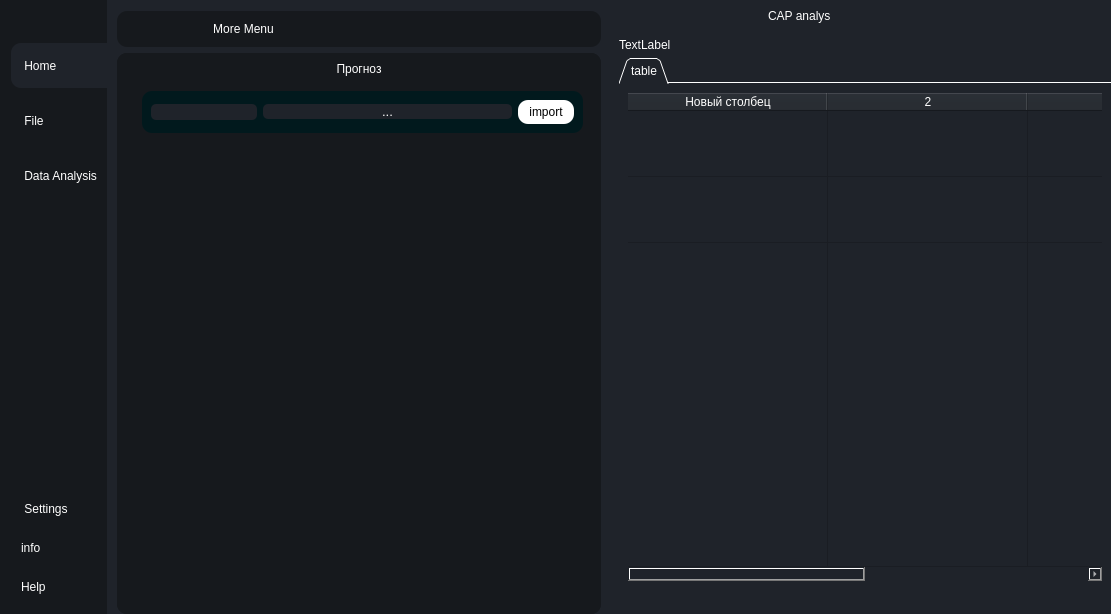
<?xml version="1.0" encoding="UTF-8"?>
<ui version="4.0">
 <class>MainWindow</class>
 <widget class="QMainWindow" name="MainWindow">
  <property name="geometry">
   <rect>
    <x>0</x>
    <y>0</y>
    <width>1111</width>
    <height>614</height>
   </rect>
  </property>
  <property name="windowTitle">
   <string>MainWindow</string>
  </property>
  <property name="styleSheet">
   <string notr="true">*{
	border:none;
	background-color:transparent;
	background:transparent;

	padding:0;
	margin:0;
	color:#fff;
}
#centralwidget{
	background-color: rgb(31, 35, 42);
}

#left_sub_menu_container{
	background-color: rgb(22, 25, 29);
}
#left_sub_menu_container QPushButton{
	text-align:left;
	padding:2px 10px;
	border-top-left-radius:10px;
	border-bottom-left-radius:10px;
}
#frame_5{
	background-color: rgb(22, 25, 29);
	border-radius:10px
}
</string>
  </property>
  <widget class="QWidget" name="centralwidget">
   <layout class="QHBoxLayout" name="e">
    <property name="spacing">
     <number>10</number>
    </property>
    <property name="leftMargin">
     <number>0</number>
    </property>
    <property name="topMargin">
     <number>0</number>
    </property>
    <property name="rightMargin">
     <number>0</number>
    </property>
    <property name="bottomMargin">
     <number>0</number>
    </property>
    <item>
     <widget class="QWidget" name="left_menu_container" native="true">
      <property name="layoutDirection">
       <enum>Qt::LeftToRight</enum>
      </property>
      <layout class="QVBoxLayout" name="verticalLayout">
       <property name="spacing">
        <number>0</number>
       </property>
       <property name="leftMargin">
        <number>0</number>
       </property>
       <property name="topMargin">
        <number>0</number>
       </property>
       <property name="rightMargin">
        <number>0</number>
       </property>
       <property name="bottomMargin">
        <number>0</number>
       </property>
       <item>
        <widget class="QWidget" name="left_sub_menu_container" native="true">
         <layout class="QVBoxLayout" name="verticalLayout_2">
          <property name="spacing">
           <number>0</number>
          </property>
          <property name="leftMargin">
           <number>11</number>
          </property>
          <property name="topMargin">
           <number>0</number>
          </property>
          <property name="rightMargin">
           <number>0</number>
          </property>
          <property name="bottomMargin">
           <number>0</number>
          </property>
          <item>
           <widget class="QFrame" name="frame_open">
            <property name="frameShape">
             <enum>QFrame::StyledPanel</enum>
            </property>
            <property name="frameShadow">
             <enum>QFrame::Raised</enum>
            </property>
            <layout class="QVBoxLayout" name="verticalLayout_3">
             <property name="spacing">
              <number>0</number>
             </property>
             <property name="leftMargin">
              <number>0</number>
             </property>
             <property name="topMargin">
              <number>5</number>
             </property>
             <item>
              <widget class="QPushButton" name="butt_open_menu">
               <property name="font">
                <font>
                 <family>Microsoft Sans Serif</family>
                 <weight>75</weight>
                 <bold>true</bold>
                </font>
               </property>
               <property name="text">
                <string/>
               </property>
               <property name="icon">
                <iconset resource="resourses.qrc">
                 <normaloff>:/icons/icons/align-justify.svg</normaloff>:/icons/icons/align-justify.svg</iconset>
               </property>
               <property name="iconSize">
                <size>
                 <width>28</width>
                 <height>28</height>
                </size>
               </property>
              </widget>
             </item>
            </layout>
           </widget>
          </item>
          <item>
           <widget class="QFrame" name="frame_home">
            <property name="minimumSize">
             <size>
              <width>0</width>
              <height>0</height>
             </size>
            </property>
            <property name="font">
             <font>
              <pointsize>6</pointsize>
             </font>
            </property>
            <property name="frameShape">
             <enum>QFrame::StyledPanel</enum>
            </property>
            <property name="frameShadow">
             <enum>QFrame::Raised</enum>
            </property>
            <property name="lineWidth">
             <number>2</number>
            </property>
            <layout class="QVBoxLayout" name="verticalLayout_5" stretch="0,0,0">
             <property name="spacing">
              <number>10</number>
             </property>
             <property name="sizeConstraint">
              <enum>QLayout::SetDefaultConstraint</enum>
             </property>
             <property name="leftMargin">
              <number>0</number>
             </property>
             <property name="topMargin">
              <number>11</number>
             </property>
             <property name="rightMargin">
              <number>0</number>
             </property>
             <property name="bottomMargin">
              <number>0</number>
             </property>
             <item>
              <widget class="QPushButton" name="butt_home">
               <property name="sizePolicy">
                <sizepolicy hsizetype="Minimum" vsizetype="Fixed">
                 <horstretch>0</horstretch>
                 <verstretch>40</verstretch>
                </sizepolicy>
               </property>
               <property name="minimumSize">
                <size>
                 <width>0</width>
                 <height>45</height>
                </size>
               </property>
               <property name="maximumSize">
                <size>
                 <width>16777215</width>
                 <height>16777215</height>
                </size>
               </property>
               <property name="styleSheet">
                <string notr="true">background-color: rgb(31, 35, 42);</string>
               </property>
               <property name="text">
                <string> Home</string>
               </property>
               <property name="icon">
                <iconset resource="resourses.qrc">
                 <normaloff>:/icons/icons/home.svg</normaloff>:/icons/icons/home.svg</iconset>
               </property>
               <property name="iconSize">
                <size>
                 <width>25</width>
                 <height>25</height>
                </size>
               </property>
              </widget>
             </item>
             <item>
              <widget class="QPushButton" name="butt_file">
               <property name="minimumSize">
                <size>
                 <width>0</width>
                 <height>45</height>
                </size>
               </property>
               <property name="text">
                <string> File</string>
               </property>
               <property name="icon">
                <iconset resource="resourses.qrc">
                 <normaloff>:/icons/icons/download.svg</normaloff>:/icons/icons/download.svg</iconset>
               </property>
               <property name="iconSize">
                <size>
                 <width>25</width>
                 <height>25</height>
                </size>
               </property>
              </widget>
             </item>
             <item>
              <widget class="QPushButton" name="butt_analyse">
               <property name="minimumSize">
                <size>
                 <width>0</width>
                 <height>45</height>
                </size>
               </property>
               <property name="text">
                <string> Data Analysis</string>
               </property>
               <property name="icon">
                <iconset resource="resourses.qrc">
                 <normaloff>:/icons/icons/menu.svg</normaloff>:/icons/icons/menu.svg</iconset>
               </property>
               <property name="iconSize">
                <size>
                 <width>25</width>
                 <height>25</height>
                </size>
               </property>
              </widget>
             </item>
            </layout>
           </widget>
          </item>
          <item>
           <spacer name="verticalSpacer">
            <property name="orientation">
             <enum>Qt::Vertical</enum>
            </property>
            <property name="sizeHint" stdset="0">
             <size>
              <width>20</width>
              <height>40</height>
             </size>
            </property>
           </spacer>
          </item>
          <item>
           <widget class="QFrame" name="frame_help">
            <property name="frameShape">
             <enum>QFrame::StyledPanel</enum>
            </property>
            <property name="frameShadow">
             <enum>QFrame::Raised</enum>
            </property>
            <layout class="QVBoxLayout" name="verticalLayout_4">
             <property name="spacing">
              <number>4</number>
             </property>
             <property name="leftMargin">
              <number>0</number>
             </property>
             <property name="topMargin">
              <number>10</number>
             </property>
             <property name="rightMargin">
              <number>0</number>
             </property>
             <property name="bottomMargin">
              <number>10</number>
             </property>
             <item>
              <widget class="QPushButton" name="butt_setting">
               <property name="minimumSize">
                <size>
                 <width>0</width>
                 <height>35</height>
                </size>
               </property>
               <property name="text">
                <string> Settings</string>
               </property>
               <property name="icon">
                <iconset resource="resourses.qrc">
                 <normaloff>:/icons/icons/settings.svg</normaloff>:/icons/icons/settings.svg</iconset>
               </property>
               <property name="iconSize">
                <size>
                 <width>25</width>
                 <height>25</height>
                </size>
               </property>
              </widget>
             </item>
             <item>
              <widget class="QPushButton" name="butt_info">
               <property name="minimumSize">
                <size>
                 <width>0</width>
                 <height>35</height>
                </size>
               </property>
               <property name="text">
                <string>info</string>
               </property>
               <property name="icon">
                <iconset resource="resourses.qrc">
                 <normaloff>:/icons/icons/info.svg</normaloff>:/icons/icons/info.svg</iconset>
               </property>
               <property name="iconSize">
                <size>
                 <width>25</width>
                 <height>25</height>
                </size>
               </property>
              </widget>
             </item>
             <item>
              <widget class="QPushButton" name="butt_help">
               <property name="minimumSize">
                <size>
                 <width>0</width>
                 <height>35</height>
                </size>
               </property>
               <property name="text">
                <string>Help</string>
               </property>
               <property name="icon">
                <iconset resource="resourses.qrc">
                 <normaloff>:/icons/icons/help-circle.svg</normaloff>:/icons/icons/help-circle.svg</iconset>
               </property>
               <property name="iconSize">
                <size>
                 <width>25</width>
                 <height>25</height>
                </size>
               </property>
              </widget>
             </item>
            </layout>
           </widget>
          </item>
         </layout>
        </widget>
       </item>
      </layout>
     </widget>
    </item>
    <item>
     <widget class="QWidget" name="widget" native="true">
      <property name="minimumSize">
       <size>
        <width>200</width>
        <height>0</height>
       </size>
      </property>
      <layout class="QVBoxLayout" name="verticalLayout_6">
       <property name="spacing">
        <number>6</number>
       </property>
       <property name="leftMargin">
        <number>0</number>
       </property>
       <property name="topMargin">
        <number>11</number>
       </property>
       <property name="rightMargin">
        <number>8</number>
       </property>
       <property name="bottomMargin">
        <number>0</number>
       </property>
       <item alignment="Qt::AlignTop">
        <widget class="QFrame" name="frame_5">
         <property name="minimumSize">
          <size>
           <width>0</width>
           <height>0</height>
          </size>
         </property>
         <property name="maximumSize">
          <size>
           <width>16777215</width>
           <height>16777215</height>
          </size>
         </property>
         <property name="frameShape">
          <enum>QFrame::StyledPanel</enum>
         </property>
         <property name="frameShadow">
          <enum>QFrame::Raised</enum>
         </property>
         <layout class="QHBoxLayout" name="horizontalLayout">
          <property name="spacing">
           <number>0</number>
          </property>
          <property name="leftMargin">
           <number>11</number>
          </property>
          <property name="topMargin">
           <number>11</number>
          </property>
          <property name="rightMargin">
           <number>11</number>
          </property>
          <property name="bottomMargin">
           <number>11</number>
          </property>
          <item>
           <widget class="QLabel" name="label">
            <property name="text">
             <string>More Menu</string>
            </property>
            <property name="alignment">
             <set>Qt::AlignCenter</set>
            </property>
           </widget>
          </item>
          <item alignment="Qt::AlignRight">
           <widget class="QPushButton" name="pushButton_9">
            <property name="text">
             <string/>
            </property>
            <property name="icon">
             <iconset resource="resourses.qrc">
              <normaloff>:/icons/icons/x-circle.svg</normaloff>:/icons/icons/x-circle.svg</iconset>
            </property>
            <property name="iconSize">
             <size>
              <width>25</width>
              <height>25</height>
             </size>
            </property>
           </widget>
          </item>
         </layout>
        </widget>
       </item>
       <item>
        <widget class="QStackedWidget" name="stackedWidget">
         <property name="styleSheet">
          <string notr="true">*{
	background-color:rgb(22, 25, 29);
	border-radius:10px
}
</string>
         </property>
         <property name="currentIndex">
          <number>0</number>
         </property>
         <widget class="QWidget" name="page_file">
          <layout class="QVBoxLayout" name="verticalLayout_8">
           <item>
            <widget class="QPushButton" name="prognos">
             <property name="text">
              <string>Прогноз</string>
             </property>
            </widget>
           </item>
           <item>
            <widget class="QWidget" name="widget_4" native="true">
             <layout class="QHBoxLayout" name="horizontalLayout_2">
              <property name="spacing">
               <number>7</number>
              </property>
              <property name="leftMargin">
               <number>16</number>
              </property>
              <item alignment="Qt::AlignTop">
               <widget class="QFrame" name="file_path">
                <property name="styleSheet">
                 <string notr="true">#file_path{
	background-color: rgb(1, 25, 29);
	border-radius:10px
}
#lineEdit{
	background-color: rgb(31, 35, 42);
	border-radius:5px
}
#butt_more{
	background-color: rgb(31, 35, 42);
	border-radius:5px
}</string>
                </property>
                <property name="frameShape">
                 <enum>QFrame::StyledPanel</enum>
                </property>
                <property name="frameShadow">
                 <enum>QFrame::Raised</enum>
                </property>
                <layout class="QHBoxLayout" name="horizontalLayout_9">
                 <item>
                  <widget class="QLineEdit" name="lineEdit">
                   <property name="styleSheet">
                    <string notr="true"/>
                   </property>
                   <property name="text">
                    <string/>
                   </property>
                  </widget>
                 </item>
                 <item>
                  <widget class="QPushButton" name="butt_more">
                   <property name="sizePolicy">
                    <sizepolicy hsizetype="Preferred" vsizetype="Fixed">
                     <horstretch>24</horstretch>
                     <verstretch>10</verstretch>
                    </sizepolicy>
                   </property>
                   <property name="font">
                    <font>
                     <family>MS Shell Dlg 2</family>
                     <pointsize>10</pointsize>
                    </font>
                   </property>
                   <property name="text">
                    <string>...</string>
                   </property>
                  </widget>
                 </item>
                 <item>
                  <widget class="QPushButton" name="butt_go">
                   <property name="minimumSize">
                    <size>
                     <width>56</width>
                     <height>24</height>
                    </size>
                   </property>
                   <property name="styleSheet">
                    <string notr="true">background-color: rgb(255, 255, 255);
color:#000;</string>
                   </property>
                   <property name="text">
                    <string>import</string>
                   </property>
                  </widget>
                 </item>
                </layout>
               </widget>
              </item>
             </layout>
            </widget>
           </item>
          </layout>
         </widget>
         <widget class="QWidget" name="page_analys">
          <layout class="QVBoxLayout" name="verticalLayout_9" stretch="0,0,0,0,0,0,0,0">
           <property name="spacing">
            <number>36</number>
           </property>
           <property name="sizeConstraint">
            <enum>QLayout::SetMaximumSize</enum>
           </property>
           <item>
            <widget class="QCheckBox" name="checkBox_5">
             <property name="text">
              <string>popular sets</string>
             </property>
            </widget>
           </item>
           <item>
            <widget class="QCheckBox" name="checkBox_4">
             <property name="text">
              <string>rules</string>
             </property>
            </widget>
           </item>
           <item>
            <widget class="QCheckBox" name="checkBox_2">
             <property name="text">
              <string>tree-rules</string>
             </property>
            </widget>
           </item>
           <item>
            <widget class="QCheckBox" name="checkBox_3">
             <property name="text">
              <string>what if</string>
             </property>
            </widget>
           </item>
           <item>
            <widget class="QWidget" name="widget_5" native="true">
             <property name="styleSheet">
              <string notr="true">border:100;
border-color: rgb(255, 255, 255);</string>
             </property>
             <layout class="QVBoxLayout" name="verticalLayout_11">
              <item>
               <widget class="QLabel" name="label_3">
                <property name="text">
                 <string>support</string>
                </property>
               </widget>
              </item>
              <item>
               <widget class="QSpinBox" name="spinBox_2"/>
              </item>
              <item>
               <widget class="QSpinBox" name="spinBox_4">
                <property name="maximum">
                 <number>100</number>
                </property>
               </widget>
              </item>
             </layout>
            </widget>
           </item>
           <item>
            <widget class="QWidget" name="widget" native="true">
             <layout class="QVBoxLayout" name="verticalLayout_10">
              <property name="leftMargin">
               <number>11</number>
              </property>
              <property name="topMargin">
               <number>11</number>
              </property>
              <item>
               <widget class="QLabel" name="label_7">
                <property name="text">
                 <string>reliability</string>
                </property>
               </widget>
              </item>
              <item>
               <widget class="QSpinBox" name="spinBox"/>
              </item>
              <item>
               <widget class="QSpinBox" name="spinBox_3">
                <property name="maximum">
                 <number>100</number>
                </property>
               </widget>
              </item>
             </layout>
            </widget>
           </item>
           <item>
            <spacer name="verticalSpacer_2">
             <property name="orientation">
              <enum>Qt::Vertical</enum>
             </property>
             <property name="sizeHint" stdset="0">
              <size>
               <width>20</width>
               <height>40</height>
              </size>
             </property>
            </spacer>
           </item>
           <item alignment="Qt::AlignRight">
            <widget class="QPushButton" name="pushButton">
             <property name="minimumSize">
              <size>
               <width>0</width>
               <height>23</height>
              </size>
             </property>
             <property name="styleSheet">
              <string notr="true">background-color: rgb(255, 255, 255);
color:#000;</string>
             </property>
             <property name="text">
              <string>       ok       </string>
             </property>
            </widget>
           </item>
          </layout>
         </widget>
         <widget class="QWidget" name="page_info">
          <layout class="QHBoxLayout" name="horizontalLayout_4">
           <item>
            <widget class="QLabel" name="label_4">
             <property name="text">
              <string>позже</string>
             </property>
             <property name="alignment">
              <set>Qt::AlignCenter</set>
             </property>
            </widget>
           </item>
          </layout>
         </widget>
         <widget class="QWidget" name="page_settings">
          <layout class="QHBoxLayout" name="horizontalLayout_5">
           <item>
            <widget class="QLabel" name="label_5">
             <property name="layoutDirection">
              <enum>Qt::LeftToRight</enum>
             </property>
             <property name="text">
              <string>позже</string>
             </property>
             <property name="alignment">
              <set>Qt::AlignCenter</set>
             </property>
            </widget>
           </item>
          </layout>
         </widget>
         <widget class="QWidget" name="page_help">
          <layout class="QHBoxLayout" name="horizontalLayout_6">
           <property name="spacing">
            <number>12</number>
           </property>
           <property name="topMargin">
            <number>25</number>
           </property>
           <item alignment="Qt::AlignTop">
            <widget class="QLabel" name="label_6">
             <property name="font">
              <font>
               <pointsize>9</pointsize>
              </font>
             </property>
             <property name="text">
              <string>support: bikzyantiev@gmail.com</string>
             </property>
             <property name="alignment">
              <set>Qt::AlignCenter</set>
             </property>
            </widget>
           </item>
          </layout>
         </widget>
        </widget>
       </item>
      </layout>
     </widget>
    </item>
    <item>
     <widget class="QWidget" name="right" native="true">
      <property name="sizePolicy">
       <sizepolicy hsizetype="Expanding" vsizetype="Preferred">
        <horstretch>0</horstretch>
        <verstretch>0</verstretch>
       </sizepolicy>
      </property>
      <property name="toolTipDuration">
       <number>-1</number>
      </property>
      <property name="styleSheet">
       <string notr="true"/>
      </property>
      <layout class="QVBoxLayout" name="verticalLayout_7">
       <property name="leftMargin">
        <number>0</number>
       </property>
       <property name="topMargin">
        <number>0</number>
       </property>
       <property name="rightMargin">
        <number>0</number>
       </property>
       <property name="bottomMargin">
        <number>0</number>
       </property>
       <item alignment="Qt::AlignTop">
        <widget class="QWidget" name="widget_2" native="true">
         <layout class="QHBoxLayout" name="horizontalLayout_8">
          <property name="spacing">
           <number>0</number>
          </property>
          <property name="leftMargin">
           <number>0</number>
          </property>
          <property name="topMargin">
           <number>0</number>
          </property>
          <property name="rightMargin">
           <number>0</number>
          </property>
          <property name="bottomMargin">
           <number>0</number>
          </property>
          <item>
           <widget class="QFrame" name="frame_6">
            <property name="frameShape">
             <enum>QFrame::StyledPanel</enum>
            </property>
            <property name="frameShadow">
             <enum>QFrame::Raised</enum>
            </property>
            <layout class="QHBoxLayout" name="horizontalLayout_10">
             <item>
              <widget class="QLabel" name="logo">
               <property name="text">
                <string/>
               </property>
               <property name="pixmap">
                <pixmap resource="resourses.qrc">:/icons/icons/Group 1 (1).svg</pixmap>
               </property>
               <property name="alignment">
                <set>Qt::AlignRight|Qt::AlignTrailing|Qt::AlignVCenter</set>
               </property>
              </widget>
             </item>
             <item>
              <widget class="QLabel" name="logotext">
               <property name="text">
                <string>CAP analys</string>
               </property>
              </widget>
             </item>
            </layout>
           </widget>
          </item>
          <item>
           <widget class="QFrame" name="frame_7">
            <property name="maximumSize">
             <size>
              <width>200</width>
              <height>16777215</height>
             </size>
            </property>
            <property name="frameShape">
             <enum>QFrame::StyledPanel</enum>
            </property>
            <property name="frameShadow">
             <enum>QFrame::Raised</enum>
            </property>
            <layout class="QHBoxLayout" name="horizontalLayout_7">
             <item>
              <widget class="QPushButton" name="butt_minimize_window">
               <property name="text">
                <string/>
               </property>
               <property name="icon">
                <iconset resource="resourses.qrc">
                 <normaloff>:/icons/icons/minus.svg</normaloff>:/icons/icons/minus.svg</iconset>
               </property>
              </widget>
             </item>
             <item>
              <widget class="QPushButton" name="full_screen_window">
               <property name="text">
                <string/>
               </property>
               <property name="icon">
                <iconset resource="resourses.qrc">
                 <normaloff>:/icons/icons/square.svg</normaloff>:/icons/icons/square.svg</iconset>
               </property>
              </widget>
             </item>
             <item>
              <widget class="QPushButton" name="butt_close">
               <property name="text">
                <string/>
               </property>
               <property name="icon">
                <iconset resource="resourses.qrc">
                 <normaloff>:/icons/icons/x.svg</normaloff>:/icons/icons/x.svg</iconset>
               </property>
               <property name="iconSize">
                <size>
                 <width>25</width>
                 <height>25</height>
                </size>
               </property>
              </widget>
             </item>
            </layout>
           </widget>
          </item>
         </layout>
        </widget>
       </item>
       <item>
        <widget class="QLabel" name="rrrrrrrrrrrrrrrrrrrrrr">
         <property name="text">
          <string>TextLabel</string>
         </property>
        </widget>
       </item>
       <item>
        <widget class="QTabWidget" name="tabWidget">
         <property name="styleSheet">
          <string notr="true">background-color: rgb(31, 35, 42);
color:#fff;
</string>
         </property>
         <property name="tabPosition">
          <enum>QTabWidget::North</enum>
         </property>
         <property name="tabShape">
          <enum>QTabWidget::Triangular</enum>
         </property>
         <property name="currentIndex">
          <number>0</number>
         </property>
         <property name="elideMode">
          <enum>Qt::ElideLeft</enum>
         </property>
         <property name="usesScrollButtons">
          <bool>true</bool>
         </property>
         <property name="documentMode">
          <bool>true</bool>
         </property>
         <property name="tabsClosable">
          <bool>false</bool>
         </property>
         <property name="movable">
          <bool>true</bool>
         </property>
         <property name="tabBarAutoHide">
          <bool>false</bool>
         </property>
         <widget class="QWidget" name="tab">
          <attribute name="title">
           <string>table</string>
          </attribute>
          <layout class="QHBoxLayout" name="horizontalLayout_11">
           <item>
            <widget class="QTableWidget" name="tableWidget">
             <property name="editTriggers">
              <set>QAbstractItemView::DoubleClicked</set>
             </property>
             <property name="tabKeyNavigation">
              <bool>false</bool>
             </property>
             <property name="showDropIndicator" stdset="0">
              <bool>true</bool>
             </property>
             <property name="dragEnabled">
              <bool>true</bool>
             </property>
             <property name="dragDropOverwriteMode">
              <bool>false</bool>
             </property>
             <property name="defaultDropAction">
              <enum>Qt::CopyAction</enum>
             </property>
             <property name="selectionMode">
              <enum>QAbstractItemView::NoSelection</enum>
             </property>
             <property name="verticalScrollMode">
              <enum>QAbstractItemView::ScrollPerPixel</enum>
             </property>
             <property name="sortingEnabled">
              <bool>false</bool>
             </property>
             <property name="wordWrap">
              <bool>true</bool>
             </property>
             <property name="cornerButtonEnabled">
              <bool>true</bool>
             </property>
             <property name="rowCount">
              <number>3</number>
             </property>
             <property name="columnCount">
              <number>4</number>
             </property>
             <attribute name="horizontalHeaderVisible">
              <bool>true</bool>
             </attribute>
             <attribute name="horizontalHeaderCascadingSectionResizes">
              <bool>false</bool>
             </attribute>
             <attribute name="horizontalHeaderMinimumSectionSize">
              <number>4</number>
             </attribute>
             <attribute name="horizontalHeaderDefaultSectionSize">
              <number>200</number>
             </attribute>
             <attribute name="horizontalHeaderHighlightSections">
              <bool>true</bool>
             </attribute>
             <attribute name="horizontalHeaderShowSortIndicator" stdset="0">
              <bool>false</bool>
             </attribute>
             <attribute name="horizontalHeaderStretchLastSection">
              <bool>true</bool>
             </attribute>
             <attribute name="verticalHeaderVisible">
              <bool>false</bool>
             </attribute>
             <attribute name="verticalHeaderCascadingSectionResizes">
              <bool>false</bool>
             </attribute>
             <attribute name="verticalHeaderMinimumSectionSize">
              <number>1</number>
             </attribute>
             <attribute name="verticalHeaderDefaultSectionSize">
              <number>66</number>
             </attribute>
             <attribute name="verticalHeaderShowSortIndicator" stdset="0">
              <bool>false</bool>
             </attribute>
             <attribute name="verticalHeaderStretchLastSection">
              <bool>true</bool>
             </attribute>
             <row/>
             <row/>
             <row/>
             <column>
              <property name="text">
               <string>Новый столбец</string>
              </property>
             </column>
             <column/>
             <column/>
             <column/>
            </widget>
           </item>
          </layout>
         </widget>
        </widget>
       </item>
       <item>
        <widget class="QWidget" name="widget_3" native="true">
         <layout class="QHBoxLayout" name="horizontalLayout_3"/>
        </widget>
       </item>
      </layout>
     </widget>
    </item>
   </layout>
  </widget>
 </widget>
 <resources>
  <include location="resourses.qrc"/>
 </resources>
 <connections/>
</ui>
